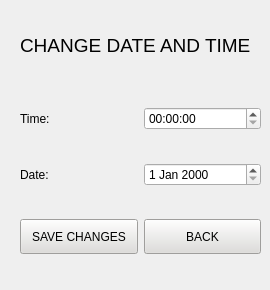
     <widget class="QWidget" name="dateAndTimePage">
      <widget class="QLabel" name="dateAndTimeTitle">
       <property name="geometry">
        <rect>
         <x>20</x>
         <y>20</y>
         <width>241</width>
         <height>51</height>
        </rect>
       </property>
       <property name="font">
        <font>
         <pointsize>14</pointsize>
         <weight>50</weight>
         <bold>false</bold>
        </font>
       </property>
       <property name="text">
        <string>CHANGE DATE AND TIME</string>
       </property>
      </widget>
      <widget class="QWidget" name="verticalLayoutWidget_3">
       <property name="geometry">
        <rect>
         <x>20</x>
         <y>80</y>
         <width>241</width>
         <height>201</height>
        </rect>
       </property>
       <layout class="QVBoxLayout" name="verticalLayout_3">
        <item>
         <layout class="QHBoxLayout" name="horizontalLayout_3">
          <item>
           <widget class="QLabel" name="label_2">
            <property name="text">
             <string>Time:</string>
            </property>
           </widget>
          </item>
          <item>
           <widget class="QTimeEdit" name="timeEdit"/>
          </item>
         </layout>
        </item>
        <item>
         <layout class="QHBoxLayout" name="horizontalLayout_5">
          <item>
           <widget class="QLabel" name="label_3">
            <property name="text">
             <string>Date:</string>
            </property>
           </widget>
          </item>
          <item>
           <widget class="QDateEdit" name="dateEdit"/>
          </item>
         </layout>
        </item>
        <item>
         <layout class="QHBoxLayout" name="horizontalLayout_4">
          <item>
           <widget class="QPushButton" name="saveDateAndTimeChangesButton">
            <property name="minimumSize">
             <size>
              <width>0</width>
              <height>35</height>
             </size>
            </property>
            <property name="palette">
             <palette>
              <active>
               <colorrole role="WindowText">
                <brush brushstyle="SolidPattern">
                 <color alpha="255">
                  <red>0</red>
                  <green>0</green>
                  <blue>0</blue>
                 </color>
                </brush>
               </colorrole>
               <colorrole role="Button">
                <brush brushstyle="SolidPattern">
                 <color alpha="255">
                  <red>222</red>
                  <green>221</green>
                  <blue>218</blue>
                 </color>
                </brush>
               </colorrole>
               <colorrole role="Light">
                <brush brushstyle="SolidPattern">
                 <color alpha="255">
                  <red>255</red>
                  <green>255</green>
                  <blue>255</blue>
                 </color>
                </brush>
               </colorrole>
               <colorrole role="Midlight">
                <brush brushstyle="SolidPattern">
                 <color alpha="255">
                  <red>238</red>
                  <green>238</green>
                  <blue>236</blue>
                 </color>
                </brush>
               </colorrole>
               <colorrole role="Dark">
                <brush brushstyle="SolidPattern">
                 <color alpha="255">
                  <red>111</red>
                  <green>110</green>
                  <blue>109</blue>
                 </color>
                </brush>
               </colorrole>
               <colorrole role="Mid">
                <brush brushstyle="SolidPattern">
                 <color alpha="255">
                  <red>148</red>
                  <green>147</green>
                  <blue>145</blue>
                 </color>
                </brush>
               </colorrole>
               <colorrole role="Text">
                <brush brushstyle="SolidPattern">
                 <color alpha="255">
                  <red>0</red>
                  <green>0</green>
                  <blue>0</blue>
                 </color>
                </brush>
               </colorrole>
               <colorrole role="BrightText">
                <brush brushstyle="SolidPattern">
                 <color alpha="255">
                  <red>255</red>
                  <green>255</green>
                  <blue>255</blue>
                 </color>
                </brush>
               </colorrole>
               <colorrole role="ButtonText">
                <brush brushstyle="SolidPattern">
                 <color alpha="255">
                  <red>0</red>
                  <green>0</green>
                  <blue>0</blue>
                 </color>
                </brush>
               </colorrole>
               <colorrole role="Base">
                <brush brushstyle="SolidPattern">
                 <color alpha="255">
                  <red>255</red>
                  <green>255</green>
                  <blue>255</blue>
                 </color>
                </brush>
               </colorrole>
               <colorrole role="Window">
                <brush brushstyle="SolidPattern">
                 <color alpha="255">
                  <red>222</red>
                  <green>221</green>
                  <blue>218</blue>
                 </color>
                </brush>
               </colorrole>
               <colorrole role="Shadow">
                <brush brushstyle="SolidPattern">
                 <color alpha="255">
                  <red>0</red>
                  <green>0</green>
                  <blue>0</blue>
                 </color>
                </brush>
               </colorrole>
               <colorrole role="AlternateBase">
                <brush brushstyle="SolidPattern">
                 <color alpha="255">
                  <red>238</red>
                  <green>238</green>
                  <blue>236</blue>
                 </color>
                </brush>
               </colorrole>
               <colorrole role="ToolTipBase">
                <brush brushstyle="SolidPattern">
                 <color alpha="255">
                  <red>255</red>
                  <green>255</green>
                  <blue>220</blue>
                 </color>
                </brush>
               </colorrole>
               <colorrole role="ToolTipText">
                <brush brushstyle="SolidPattern">
                 <color alpha="255">
                  <red>0</red>
                  <green>0</green>
                  <blue>0</blue>
                 </color>
                </brush>
               </colorrole>
               <colorrole role="PlaceholderText">
                <brush brushstyle="SolidPattern">
                 <color alpha="128">
                  <red>0</red>
                  <green>0</green>
                  <blue>0</blue>
                 </color>
                </brush>
               </colorrole>
              </active>
              <inactive>
               <colorrole role="WindowText">
                <brush brushstyle="SolidPattern">
                 <color alpha="255">
                  <red>0</red>
                  <green>0</green>
                  <blue>0</blue>
                 </color>
                </brush>
               </colorrole>
               <colorrole role="Button">
                <brush brushstyle="SolidPattern">
                 <color alpha="255">
                  <red>222</red>
                  <green>221</green>
                  <blue>218</blue>
                 </color>
                </brush>
               </colorrole>
               <colorrole role="Light">
                <brush brushstyle="SolidPattern">
                 <color alpha="255">
                  <red>255</red>
                  <green>255</green>
                  <blue>255</blue>
                 </color>
                </brush>
               </colorrole>
               <colorrole role="Midlight">
                <brush brushstyle="SolidPattern">
                 <color alpha="255">
                  <red>238</red>
                  <green>238</green>
                  <blue>236</blue>
                 </color>
                </brush>
               </colorrole>
               <colorrole role="Dark">
                <brush brushstyle="SolidPattern">
                 <color alpha="255">
                  <red>111</red>
                  <green>110</green>
                  <blue>109</blue>
                 </color>
                </brush>
               </colorrole>
               <colorrole role="Mid">
                <brush brushstyle="SolidPattern">
                 <color alpha="255">
                  <red>148</red>
                  <green>147</green>
                  <blue>145</blue>
                 </color>
                </brush>
               </colorrole>
               <colorrole role="Text">
                <brush brushstyle="SolidPattern">
                 <color alpha="255">
                  <red>0</red>
                  <green>0</green>
                  <blue>0</blue>
                 </color>
                </brush>
               </colorrole>
               <colorrole role="BrightText">
                <brush brushstyle="SolidPattern">
                 <color alpha="255">
                  <red>255</red>
                  <green>255</green>
                  <blue>255</blue>
                 </color>
                </brush>
               </colorrole>
               <colorrole role="ButtonText">
                <brush brushstyle="SolidPattern">
                 <color alpha="255">
                  <red>0</red>
                  <green>0</green>
                  <blue>0</blue>
                 </color>
                </brush>
               </colorrole>
               <colorrole role="Base">
                <brush brushstyle="SolidPattern">
                 <color alpha="255">
                  <red>255</red>
                  <green>255</green>
                  <blue>255</blue>
                 </color>
                </brush>
               </colorrole>
               <colorrole role="Window">
                <brush brushstyle="SolidPattern">
                 <color alpha="255">
                  <red>222</red>
                  <green>221</green>
                  <blue>218</blue>
                 </color>
                </brush>
               </colorrole>
               <colorrole role="Shadow">
                <brush brushstyle="SolidPattern">
                 <color alpha="255">
                  <red>0</red>
                  <green>0</green>
                  <blue>0</blue>
                 </color>
                </brush>
               </colorrole>
               <colorrole role="AlternateBase">
                <brush brushstyle="SolidPattern">
                 <color alpha="255">
                  <red>238</red>
                  <green>238</green>
                  <blue>236</blue>
                 </color>
                </brush>
               </colorrole>
               <colorrole role="ToolTipBase">
                <brush brushstyle="SolidPattern">
                 <color alpha="255">
                  <red>255</red>
                  <green>255</green>
                  <blue>220</blue>
                 </color>
                </brush>
               </colorrole>
               <colorrole role="ToolTipText">
                <brush brushstyle="SolidPattern">
                 <color alpha="255">
                  <red>0</red>
                  <green>0</green>
                  <blue>0</blue>
                 </color>
                </brush>
               </colorrole>
               <colorrole role="PlaceholderText">
                <brush brushstyle="SolidPattern">
                 <color alpha="128">
                  <red>0</red>
                  <green>0</green>
                  <blue>0</blue>
                 </color>
                </brush>
               </colorrole>
              </inactive>
              <disabled>
               <colorrole role="WindowText">
                <brush brushstyle="SolidPattern">
                 <color alpha="255">
                  <red>111</red>
                  <green>110</green>
                  <blue>109</blue>
                 </color>
                </brush>
               </colorrole>
               <colorrole role="Button">
                <brush brushstyle="SolidPattern">
                 <color alpha="255">
                  <red>222</red>
                  <green>221</green>
                  <blue>218</blue>
                 </color>
                </brush>
               </colorrole>
               <colorrole role="Light">
                <brush brushstyle="SolidPattern">
                 <color alpha="255">
                  <red>255</red>
                  <green>255</green>
                  <blue>255</blue>
                 </color>
                </brush>
               </colorrole>
               <colorrole role="Midlight">
                <brush brushstyle="SolidPattern">
                 <color alpha="255">
                  <red>238</red>
                  <green>238</green>
                  <blue>236</blue>
                 </color>
                </brush>
               </colorrole>
               <colorrole role="Dark">
                <brush brushstyle="SolidPattern">
                 <color alpha="255">
                  <red>111</red>
                  <green>110</green>
                  <blue>109</blue>
                 </color>
                </brush>
               </colorrole>
               <colorrole role="Mid">
                <brush brushstyle="SolidPattern">
                 <color alpha="255">
                  <red>148</red>
                  <green>147</green>
                  <blue>145</blue>
                 </color>
                </brush>
               </colorrole>
               <colorrole role="Text">
                <brush brushstyle="SolidPattern">
                 <color alpha="255">
                  <red>111</red>
                  <green>110</green>
                  <blue>109</blue>
                 </color>
                </brush>
               </colorrole>
               <colorrole role="BrightText">
                <brush brushstyle="SolidPattern">
                 <color alpha="255">
                  <red>255</red>
                  <green>255</green>
                  <blue>255</blue>
                 </color>
                </brush>
               </colorrole>
               <colorrole role="ButtonText">
                <brush brushstyle="SolidPattern">
                 <color alpha="255">
                  <red>111</red>
                  <green>110</green>
                  <blue>109</blue>
                 </color>
                </brush>
               </colorrole>
               <colorrole role="Base">
                <brush brushstyle="SolidPattern">
                 <color alpha="255">
                  <red>222</red>
                  <green>221</green>
                  <blue>218</blue>
                 </color>
                </brush>
               </colorrole>
               <colorrole role="Window">
                <brush brushstyle="SolidPattern">
                 <color alpha="255">
                  <red>222</red>
                  <green>221</green>
                  <blue>218</blue>
                 </color>
                </brush>
               </colorrole>
               <colorrole role="Shadow">
                <brush brushstyle="SolidPattern">
                 <color alpha="255">
                  <red>0</red>
                  <green>0</green>
                  <blue>0</blue>
                 </color>
                </brush>
               </colorrole>
               <colorrole role="AlternateBase">
                <brush brushstyle="SolidPattern">
                 <color alpha="255">
                  <red>222</red>
                  <green>221</green>
                  <blue>218</blue>
                 </color>
                </brush>
               </colorrole>
               <colorrole role="ToolTipBase">
                <brush brushstyle="SolidPattern">
                 <color alpha="255">
                  <red>255</red>
                  <green>255</green>
                  <blue>220</blue>
                 </color>
                </brush>
               </colorrole>
               <colorrole role="ToolTipText">
                <brush brushstyle="SolidPattern">
                 <color alpha="255">
                  <red>0</red>
                  <green>0</green>
                  <blue>0</blue>
                 </color>
                </brush>
               </colorrole>
               <colorrole role="PlaceholderText">
                <brush brushstyle="SolidPattern">
                 <color alpha="128">
                  <red>0</red>
                  <green>0</green>
                  <blue>0</blue>
                 </color>
                </brush>
               </colorrole>
              </disabled>
             </palette>
            </property>
            <property name="text">
             <string>SAVE CHANGES</string>
            </property>
           </widget>
          </item>
          <item>
           <widget class="QPushButton" name="dateAndTimeBackButton">
            <property name="minimumSize">
             <size>
              <width>0</width>
              <height>35</height>
             </size>
            </property>
            <property name="palette">
             <palette>
              <active>
               <colorrole role="WindowText">
                <brush brushstyle="SolidPattern">
                 <color alpha="255">
                  <red>0</red>
                  <green>0</green>
                  <blue>0</blue>
                 </color>
                </brush>
               </colorrole>
               <colorrole role="Button">
                <brush brushstyle="SolidPattern">
                 <color alpha="255">
                  <red>222</red>
                  <green>221</green>
                  <blue>218</blue>
                 </color>
                </brush>
               </colorrole>
               <colorrole role="Light">
                <brush brushstyle="SolidPattern">
                 <color alpha="255">
                  <red>255</red>
                  <green>255</green>
                  <blue>255</blue>
                 </color>
                </brush>
               </colorrole>
               <colorrole role="Midlight">
                <brush brushstyle="SolidPattern">
                 <color alpha="255">
                  <red>238</red>
                  <green>238</green>
                  <blue>236</blue>
                 </color>
                </brush>
               </colorrole>
               <colorrole role="Dark">
                <brush brushstyle="SolidPattern">
                 <color alpha="255">
                  <red>111</red>
                  <green>110</green>
                  <blue>109</blue>
                 </color>
                </brush>
               </colorrole>
               <colorrole role="Mid">
                <brush brushstyle="SolidPattern">
                 <color alpha="255">
                  <red>148</red>
                  <green>147</green>
                  <blue>145</blue>
                 </color>
                </brush>
               </colorrole>
               <colorrole role="Text">
                <brush brushstyle="SolidPattern">
                 <color alpha="255">
                  <red>0</red>
                  <green>0</green>
                  <blue>0</blue>
                 </color>
                </brush>
               </colorrole>
               <colorrole role="BrightText">
                <brush brushstyle="SolidPattern">
                 <color alpha="255">
                  <red>255</red>
                  <green>255</green>
                  <blue>255</blue>
                 </color>
                </brush>
               </colorrole>
               <colorrole role="ButtonText">
                <brush brushstyle="SolidPattern">
                 <color alpha="255">
                  <red>0</red>
                  <green>0</green>
                  <blue>0</blue>
                 </color>
                </brush>
               </colorrole>
               <colorrole role="Base">
                <brush brushstyle="SolidPattern">
                 <color alpha="255">
                  <red>255</red>
                  <green>255</green>
                  <blue>255</blue>
                 </color>
                </brush>
               </colorrole>
               <colorrole role="Window">
                <brush brushstyle="SolidPattern">
                 <color alpha="255">
                  <red>222</red>
                  <green>221</green>
                  <blue>218</blue>
                 </color>
                </brush>
               </colorrole>
               <colorrole role="Shadow">
                <brush brushstyle="SolidPattern">
                 <color alpha="255">
                  <red>0</red>
                  <green>0</green>
                  <blue>0</blue>
                 </color>
                </brush>
               </colorrole>
               <colorrole role="AlternateBase">
                <brush brushstyle="SolidPattern">
                 <color alpha="255">
                  <red>238</red>
                  <green>238</green>
                  <blue>236</blue>
                 </color>
                </brush>
               </colorrole>
               <colorrole role="ToolTipBase">
                <brush brushstyle="SolidPattern">
                 <color alpha="255">
                  <red>255</red>
                  <green>255</green>
                  <blue>220</blue>
                 </color>
                </brush>
               </colorrole>
               <colorrole role="ToolTipText">
                <brush brushstyle="SolidPattern">
                 <color alpha="255">
                  <red>0</red>
                  <green>0</green>
                  <blue>0</blue>
                 </color>
                </brush>
               </colorrole>
               <colorrole role="PlaceholderText">
                <brush brushstyle="SolidPattern">
                 <color alpha="128">
                  <red>0</red>
                  <green>0</green>
                  <blue>0</blue>
                 </color>
                </brush>
               </colorrole>
              </active>
              <inactive>
               <colorrole role="WindowText">
                <brush brushstyle="SolidPattern">
                 <color alpha="255">
                  <red>0</red>
                  <green>0</green>
                  <blue>0</blue>
                 </color>
                </brush>
               </colorrole>
               <colorrole role="Button">
                <brush brushstyle="SolidPattern">
                 <color alpha="255">
                  <red>222</red>
                  <green>221</green>
                  <blue>218</blue>
                 </color>
                </brush>
               </colorrole>
               <colorrole role="Light">
                <brush brushstyle="SolidPattern">
                 <color alpha="255">
                  <red>255</red>
                  <green>255</green>
                  <blue>255</blue>
                 </color>
                </brush>
               </colorrole>
               <colorrole role="Midlight">
                <brush brushstyle="SolidPattern">
                 <color alpha="255">
                  <red>238</red>
                  <green>238</green>
                  <blue>236</blue>
                 </color>
                </brush>
               </colorrole>
               <colorrole role="Dark">
                <brush brushstyle="SolidPattern">
                 <color alpha="255">
                  <red>111</red>
                  <green>110</green>
                  <blue>109</blue>
                 </color>
                </brush>
               </colorrole>
               <colorrole role="Mid">
                <brush brushstyle="SolidPattern">
                 <color alpha="255">
                  <red>148</red>
                  <green>147</green>
                  <blue>145</blue>
                 </color>
                </brush>
               </colorrole>
               <colorrole role="Text">
                <brush brushstyle="SolidPattern">
                 <color alpha="255">
                  <red>0</red>
                  <green>0</green>
                  <blue>0</blue>
                 </color>
                </brush>
               </colorrole>
               <colorrole role="BrightText">
                <brush brushstyle="SolidPattern">
                 <color alpha="255">
                  <red>255</red>
                  <green>255</green>
                  <blue>255</blue>
                 </color>
                </brush>
               </colorrole>
               <colorrole role="ButtonText">
                <brush brushstyle="SolidPattern">
                 <color alpha="255">
                  <red>0</red>
                  <green>0</green>
                  <blue>0</blue>
                 </color>
                </brush>
               </colorrole>
               <colorrole role="Base">
                <brush brushstyle="SolidPattern">
                 <color alpha="255">
                  <red>255</red>
                  <green>255</green>
                  <blue>255</blue>
                 </color>
                </brush>
               </colorrole>
               <colorrole role="Window">
                <brush brushstyle="SolidPattern">
                 <color alpha="255">
                  <red>222</red>
                  <green>221</green>
                  <blue>218</blue>
                 </color>
                </brush>
               </colorrole>
               <colorrole role="Shadow">
                <brush brushstyle="SolidPattern">
                 <color alpha="255">
                  <red>0</red>
                  <green>0</green>
                  <blue>0</blue>
                 </color>
                </brush>
               </colorrole>
               <colorrole role="AlternateBase">
                <brush brushstyle="SolidPattern">
                 <color alpha="255">
                  <red>238</red>
                  <green>238</green>
                  <blue>236</blue>
                 </color>
                </brush>
               </colorrole>
               <colorrole role="ToolTipBase">
                <brush brushstyle="SolidPattern">
                 <color alpha="255">
                  <red>255</red>
                  <green>255</green>
                  <blue>220</blue>
                 </color>
                </brush>
               </colorrole>
               <colorrole role="ToolTipText">
                <brush brushstyle="SolidPattern">
                 <color alpha="255">
                  <red>0</red>
                  <green>0</green>
                  <blue>0</blue>
                 </color>
                </brush>
               </colorrole>
               <colorrole role="PlaceholderText">
                <brush brushstyle="SolidPattern">
                 <color alpha="128">
                  <red>0</red>
                  <green>0</green>
                  <blue>0</blue>
                 </color>
                </brush>
               </colorrole>
              </inactive>
              <disabled>
               <colorrole role="WindowText">
                <brush brushstyle="SolidPattern">
                 <color alpha="255">
                  <red>111</red>
                  <green>110</green>
                  <blue>109</blue>
                 </color>
                </brush>
               </colorrole>
               <colorrole role="Button">
                <brush brushstyle="SolidPattern">
                 <color alpha="255">
                  <red>222</red>
                  <green>221</green>
                  <blue>218</blue>
                 </color>
                </brush>
               </colorrole>
               <colorrole role="Light">
                <brush brushstyle="SolidPattern">
                 <color alpha="255">
                  <red>255</red>
                  <green>255</green>
                  <blue>255</blue>
                 </color>
                </brush>
               </colorrole>
               <colorrole role="Midlight">
                <brush brushstyle="SolidPattern">
                 <color alpha="255">
                  <red>238</red>
                  <green>238</green>
                  <blue>236</blue>
                 </color>
                </brush>
               </colorrole>
               <colorrole role="Dark">
                <brush brushstyle="SolidPattern">
                 <color alpha="255">
                  <red>111</red>
                  <green>110</green>
                  <blue>109</blue>
                 </color>
                </brush>
               </colorrole>
               <colorrole role="Mid">
                <brush brushstyle="SolidPattern">
                 <color alpha="255">
                  <red>148</red>
                  <green>147</green>
                  <blue>145</blue>
                 </color>
                </brush>
               </colorrole>
               <colorrole role="Text">
                <brush brushstyle="SolidPattern">
                 <color alpha="255">
                  <red>111</red>
                  <green>110</green>
                  <blue>109</blue>
                 </color>
                </brush>
               </colorrole>
               <colorrole role="BrightText">
                <brush brushstyle="SolidPattern">
                 <color alpha="255">
                  <red>255</red>
                  <green>255</green>
                  <blue>255</blue>
                 </color>
                </brush>
               </colorrole>
               <colorrole role="ButtonText">
                <brush brushstyle="SolidPattern">
                 <color alpha="255">
                  <red>111</red>
                  <green>110</green>
                  <blue>109</blue>
                 </color>
                </brush>
               </colorrole>
               <colorrole role="Base">
                <brush brushstyle="SolidPattern">
                 <color alpha="255">
                  <red>222</red>
                  <green>221</green>
                  <blue>218</blue>
                 </color>
                </brush>
               </colorrole>
               <colorrole role="Window">
                <brush brushstyle="SolidPattern">
                 <color alpha="255">
                  <red>222</red>
                  <green>221</green>
                  <blue>218</blue>
                 </color>
                </brush>
               </colorrole>
               <colorrole role="Shadow">
                <brush brushstyle="SolidPattern">
                 <color alpha="255">
                  <red>0</red>
                  <green>0</green>
                  <blue>0</blue>
                 </color>
                </brush>
               </colorrole>
               <colorrole role="AlternateBase">
                <brush brushstyle="SolidPattern">
                 <color alpha="255">
                  <red>222</red>
                  <green>221</green>
                  <blue>218</blue>
                 </color>
                </brush>
               </colorrole>
               <colorrole role="ToolTipBase">
                <brush brushstyle="SolidPattern">
                 <color alpha="255">
                  <red>255</red>
                  <green>255</green>
                  <blue>220</blue>
                 </color>
                </brush>
               </colorrole>
               <colorrole role="ToolTipText">
                <brush brushstyle="SolidPattern">
                 <color alpha="255">
                  <red>0</red>
                  <green>0</green>
                  <blue>0</blue>
                 </color>
                </brush>
               </colorrole>
               <colorrole role="PlaceholderText">
                <brush brushstyle="SolidPattern">
                 <color alpha="128">
                  <red>0</red>
                  <green>0</green>
                  <blue>0</blue>
                 </color>
                </brush>
               </colorrole>
              </disabled>
             </palette>
            </property>
            <property name="text">
             <string>BACK</string>
            </property>
           </widget>
          </item>
         </layout>
        </item>
       </layout>
      </widget>
     </widget>
